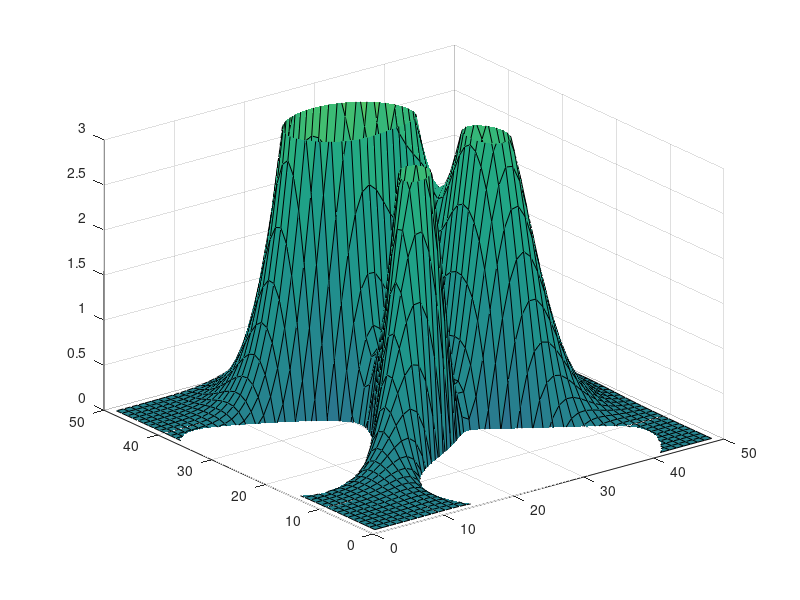

Source code (MATLAB):
function result = test_zlim_001
result = false;
a = figure;
surf(peaks);
zlim([0,3]);
drawnow;
g = zlim;
close(a);
result = all(g == [0,3]);
